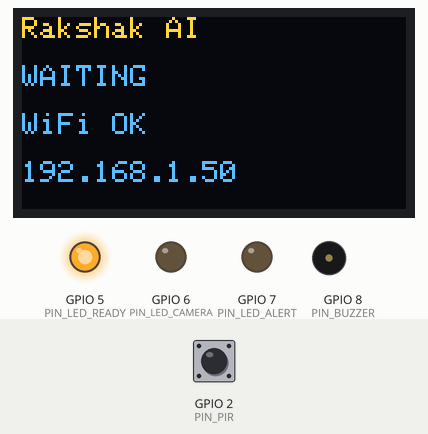
This sketch was run on a simulated ESP32-S3. Parts: 128×64 one-colour display, output pins drawn as LEDs (lit = HIGH), buzzer (waves = sounding, pin HIGH). Inputs (shaded band) come from the test bench; at power-on: GPIO 2 (PIN_PIR) LOW. The OLED is the two-colour kind (top 16 rows yellow); WiFi joins after 1.5 s; servers stay silent unless stated; uploads are accepted with an empty reply; what the sketch prints to the serial monitor is not drawn.

Above: at 2.8 s.
2.9 s: GPIO 2 (PIN_PIR) driven HIGH
At 4.26 s:
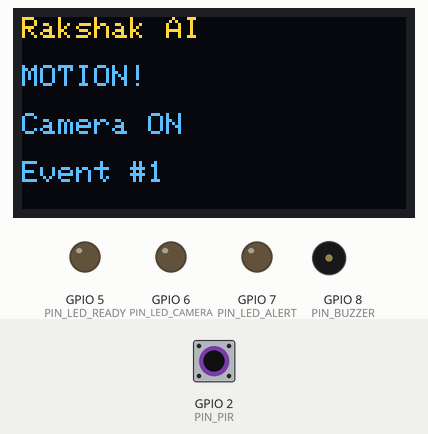
At 5.1 s:
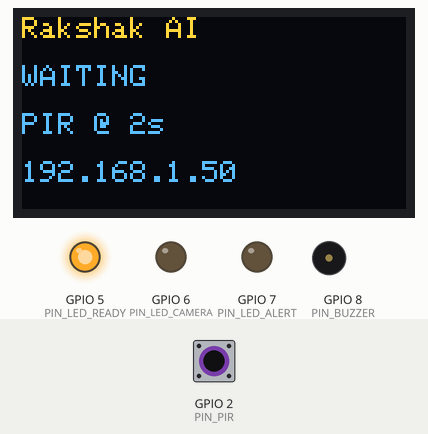
5.4 s: GPIO 2 (PIN_PIR) pulsed LOW 2 times (0.12 s each, 0.3 s apart)
At 5.75 s:
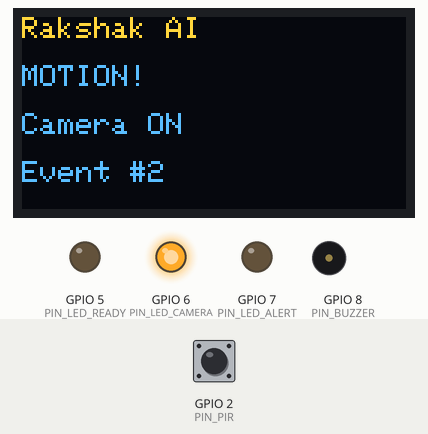
Timing chart, 0 to 8.5 s (numbered marks = the images above; inputs shaded):
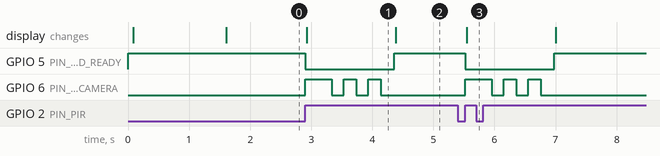

Measured:
- after the input at 2.9 s, GPIO 5 (PIN_LED_READY): HIGH → LOW at once, → HIGH 1.5 s later; GPIO 6 (PIN_LED_CAMERA): LOW → HIGH at once, then repeats every 0.40 s: LOW 0.20 s, HIGH 0.20 s, until it stays LOW from 4.1 s; the display: changes at once (image 1)
- after the input at 5.4 s, GPIO 5 (PIN_LED_READY): HIGH → LOW after 0.12 s, → HIGH 1.5 s later; GPIO 6 (PIN_LED_CAMERA): LOW → HIGH after 0.12 s, then repeats every 0.40 s: LOW 0.20 s, HIGH 0.20 s, until it stays LOW from 6.8 s; the display: changes after 0.15 s (image 3)
- what the display in image 1 shows lasts 1.5 s, from 2.9 s to 4.4 s

The sketch:

rakshak_esp32.ino
```cpp
/*
  rakshak_esp32.ino
  ─────────────────────────────────────────────────────────────────────────────
  Rakshak AI — Arduino Nano ESP32 Firmware
  Hardware trigger layer for the Rakshak AI Vision Module.

  Circuit (matches KiCad schematic rakshakAI.kicad_sch):
  ┌─────────────────┬──────────────────────────────────────────────┐
  │ Component       │ Arduino Nano ESP32 Pin                       │
  ├─────────────────┼──────────────────────────────────────────────┤
  │ PIR Sensor OUT  │ D2   (digital interrupt, INPUT)              │
  │ Green LED       │ D5   (LED_READY  — system waiting)           │
  │ Yellow LED      │ D6   (LED_CAMERA — camera / processing)      │
  │ Red LED         │ D7   (LED_ALERT  — threat detected by AI)    │
  │ Buzzer          │ D8   (active buzzer, HIGH = on)              │
  │ OLED SDA        │ A4 / SDA  (I2C data)                         │
  │ OLED SCL        │ A5 / SCL  (I2C clock)                        │
  │ All resistors   │ 220 Ω on each LED leg (R1, R2, R3)           │
  └─────────────────┴──────────────────────────────────────────────┘

  All LEDs share a common GND rail.
  Buzzer pin 1 = GND, pin 2 = D8 (active buzzer needs HIGH to sound).

  Behaviour:
  ┌─────────────────┬──────────────────────────────────────────────┐
  │ State           │ Hardware output                              │
  ├─────────────────┼──────────────────────────────────────────────┤
  │ WAITING (idle)  │ Green LED on, Yellow/Red off, Buzzer off     │
  │ PIR fires       │ Yellow LED on, Green off → POST /sensor-     │
  │                 │ trigger to Vision Module via WiFi            │
  │ API confirms    │ Yellow LED blinks 3× to confirm              │
  │ Threat detected │ Red LED on + Buzzer on for BUZZ_DURATION ms  │
  │ Back to idle    │ Green LED on again                           │
  └─────────────────┴──────────────────────────────────────────────┘

  OLED shows:
  - Line 1: "Rakshak AI"
  - Line 2: System state (WAITING / ACTIVE / ALERT)
  - Line 3: Last event (sensor ID + timestamp)
  - Line 4: WiFi IP address

  Modify WIFI_SSID, WIFI_PASSWORD, and VISION_API_URL before flashing.

  Dependencies (install via Arduino Library Manager):
    - Adafruit SSD1306
    - Adafruit GFX Library
    - ArduinoJson  (v7)
    - WiFi  (built into Arduino ESP32 board package)
    - HTTPClient (built into Arduino ESP32 board package)

  TETRA036 | Member 1 — Vision Engineer
*/

// ─── Board / library includes ────────────────────────────────────────────────
#include <Wire.h>
#include <Adafruit_GFX.h>
#include <Adafruit_SSD1306.h>
#include <WiFi.h>
#include <HTTPClient.h>
#include <ArduinoJson.h>

// ─── WiFi credentials ────────────────────────────────────────────────────────
const char* WIFI_SSID     = "YOUR_WIFI_SSID";
const char* WIFI_PASSWORD = "YOUR_WIFI_PASSWORD";

// ─── Vision Module API ───────────────────────────────────────────────────────
// Change this to the IP / hostname where `uvicorn app:app` is running.
// Example: "http://192.168.1.42:8000/sensor-trigger"
const char* VISION_API_URL = "http://192.168.1.100:8000/sensor-trigger";

// ─── Pin definitions (match KiCad schematic exactly) ─────────────────────────
const int PIN_PIR         = 2;   // D2  — PIR_OUT (J1)
const int PIN_LED_READY   = 5;   // D5  — GREEN  LED (D1, R1 220Ω)
const int PIN_LED_CAMERA  = 6;   // D6  — YELLOW LED (D2, R2 220Ω)
const int PIN_LED_ALERT   = 7;   // D7  — RED    LED (D3, R3 220Ω)
const int PIN_BUZZER      = 8;   // D8  — BZ1 BUZZER

// ─── OLED display (SSD1306 128×64 via I2C) ───────────────────────────────────
#define SCREEN_WIDTH   128
#define SCREEN_HEIGHT   64
#define OLED_RESET      -1   // not used — share Arduino reset
#define OLED_I2C_ADDR 0x3C   // most SSD1306 modules use 0x3C

Adafruit_SSD1306 display(SCREEN_WIDTH, SCREEN_HEIGHT, &Wire, OLED_RESET);

// ─── Timing constants ────────────────────────────────────────────────────────
const unsigned long DEBOUNCE_MS   =  2000;  // ignore re-triggers for 2 s
const unsigned long BUZZ_DURATION =  1500;  // buzzer on for 1.5 s on alert
const unsigned long BLINK_MS      =   200;  // LED blink period

// ─── State ───────────────────────────────────────────────────────────────────
volatile bool     pirFired       = false;
unsigned long     lastTriggerMs  = 0;
String            currentState   = "WAITING";
String            lastEvent      = "none";
int               eventCount     = 0;

// ─── ISR — called by hardware on PIR rising edge ─────────────────────────────
void IRAM_ATTR onPirMotion() {
  pirFired = true;
}

// ─────────────────────────────────────────────────────────────────────────────
void setup() {
  Serial.begin(115200);
  Serial.println("[Rakshak AI] Booting...");

  // Pin setup
  pinMode(PIN_PIR,        INPUT);
  pinMode(PIN_LED_READY,  OUTPUT);
  pinMode(PIN_LED_CAMERA, OUTPUT);
  pinMode(PIN_LED_ALERT,  OUTPUT);
  pinMode(PIN_BUZZER,     OUTPUT);

  // Boot state: only green on
  setLeds(HIGH, LOW, LOW);
  digitalWrite(PIN_BUZZER, LOW);

  // OLED init
  if (!display.begin(SSD1306_SWITCHCAPVCC, OLED_I2C_ADDR)) {
    Serial.println("[OLED] Init failed — check wiring (SDA=A4, SCL=A5).");
  } else {
    oledShow("Rakshak AI", "Booting...", "", "");
  }

  // Connect to WiFi
  oledShow("Rakshak AI", "WiFi...", WIFI_SSID, "");
  WiFi.begin(WIFI_SSID, WIFI_PASSWORD);
  int retries = 0;
  while (WiFi.status() != WL_CONNECTED && retries < 30) {
    delay(500);
    Serial.print(".");
    retries++;
  }

  if (WiFi.status() == WL_CONNECTED) {
    Serial.println("\n[WiFi] Connected: " + WiFi.localIP().toString());
    oledShow("Rakshak AI", "WAITING", "WiFi OK", WiFi.localIP().toString());
  } else {
    Serial.println("\n[WiFi] FAILED — running offline (trigger will be logged only).");
    oledShow("Rakshak AI", "WAITING", "No WiFi", "");
  }

  // Attach PIR interrupt on rising edge (motion detected)
  attachInterrupt(digitalPinToInterrupt(PIN_PIR), onPirMotion, RISING);

  Serial.println("[Rakshak AI] Ready. Waiting for motion.");
}

// ─────────────────────────────────────────────────────────────────────────────
void loop() {

  // ── PIR fired? ─────────────────────────────────────────────────────────────
  if (pirFired) {
    pirFired = false;  // clear flag immediately

    unsigned long now = millis();

    // Debounce — ignore if we triggered very recently
    if (now - lastTriggerMs < DEBOUNCE_MS) {
      Serial.println("[PIR] Debounced — ignoring.");
      return;
    }
    lastTriggerMs = now;
    eventCount++;

    Serial.printf("[PIR] Motion detected! Event #%d\n", eventCount);

    // ── Switch to CAMERA state visually ──────────────────────────────────────
    currentState = "ACTIVE";
    setLeds(LOW, HIGH, LOW);   // yellow on, green off
    oledShow("Rakshak AI", "MOTION!", "Camera ON", "Event #" + String(eventCount));

    // ── POST trigger to Vision Module ─────────────────────────────────────────
    bool apiOk = postTrigger("north_boundary");

    if (apiOk) {
      // Blink yellow 3× to confirm API acknowledged
      blinkLed(PIN_LED_CAMERA, 3, BLINK_MS);
      currentState = "PROCESSING";
      lastEvent    = "PIR @ " + String(now / 1000) + "s";
      oledShow("Rakshak AI", "PROCESSING", lastEvent, "AI running...");
      Serial.println("[API] Trigger confirmed by Vision Module.");
    } else {
      // API unreachable — show warning, fall back to green
      Serial.println("[API] Trigger failed — Vision Module unreachable.");
      oledShow("Rakshak AI", "API ERROR", "No response", "Check server");
      delay(2000);
    }

    // ── Return to WAITING ─────────────────────────────────────────────────────
    currentState = "WAITING";
    setLeds(HIGH, LOW, LOW);   // green on
    oledShow("Rakshak AI", "WAITING", lastEvent, WiFi.localIP().toString());
  }

  // Normal idle — green LED on, everything else off.
  // (No need to keep calling digitalWrite here — LEDs hold state.)
}

// ─────────────────────────────────────────────────────────────────────────────
// postTrigger — send motion event JSON to Vision Module
// Returns true if the server replied with HTTP 200.
// ─────────────────────────────────────────────────────────────────────────────
bool postTrigger(const String& location) {
  if (WiFi.status() != WL_CONNECTED) {
    Serial.println("[API] Not connected to WiFi.");
    return false;
  }

  HTTPClient http;
  http.begin(VISION_API_URL);
  http.addHeader("Content-Type", "application/json");

  // Build JSON payload — hardware format
  // {"event":"motion_detected","sensor":"PIR","location":"...","timestamp":"..."}
  StaticJsonDocument<256> doc;
  doc["event"]     = "motion_detected";
  doc["sensor"]    = "PIR";
  doc["location"]  = location;
  doc["timestamp"] = String(millis() / 1000) + "s uptime";

  String body;
  serializeJson(doc, body);

  Serial.println("[API] POST " + String(VISION_API_URL));
  Serial.println("[API] Body: " + body);

  int httpCode = http.POST(body);
  http.end();

  if (httpCode == 200) {
    return true;
  }

  Serial.printf("[API] HTTP %d\n", httpCode);
  return false;
}

// ─────────────────────────────────────────────────────────────────────────────
// alertSequence — red LED + buzzer when threat is detected
// Call this if you poll /trigger-status and see a threat result.
// ─────────────────────────────────────────────────────────────────────────────
void alertSequence() {
  setLeds(LOW, LOW, HIGH);         // red on
  digitalWrite(PIN_BUZZER, HIGH);  // buzzer on
  delay(BUZZ_DURATION);
  digitalWrite(PIN_BUZZER, LOW);   // buzzer off
  setLeds(HIGH, LOW, LOW);         // back to green
}

// ─────────────────────────────────────────────────────────────────────────────
// Helpers
// ─────────────────────────────────────────────────────────────────────────────

void setLeds(int ready, int camera, int alert) {
  digitalWrite(PIN_LED_READY,  ready);
  digitalWrite(PIN_LED_CAMERA, camera);
  digitalWrite(PIN_LED_ALERT,  alert);
}

void blinkLed(int pin, int times, unsigned long period) {
  for (int i = 0; i < times; i++) {
    digitalWrite(pin, HIGH);
    delay(period);
    digitalWrite(pin, LOW);
    delay(period);
  }
}

void oledShow(const String& l1, const String& l2,
              const String& l3, const String& l4) {
  display.clearDisplay();
  display.setTextSize(1);
  display.setTextColor(SSD1306_WHITE);

  display.setCursor(0,  0); display.println(l1);
  display.setCursor(0, 16); display.println(l2);
  display.setCursor(0, 32); display.println(l3);
  display.setCursor(0, 48); display.println(l4);

  display.display();
}
```
